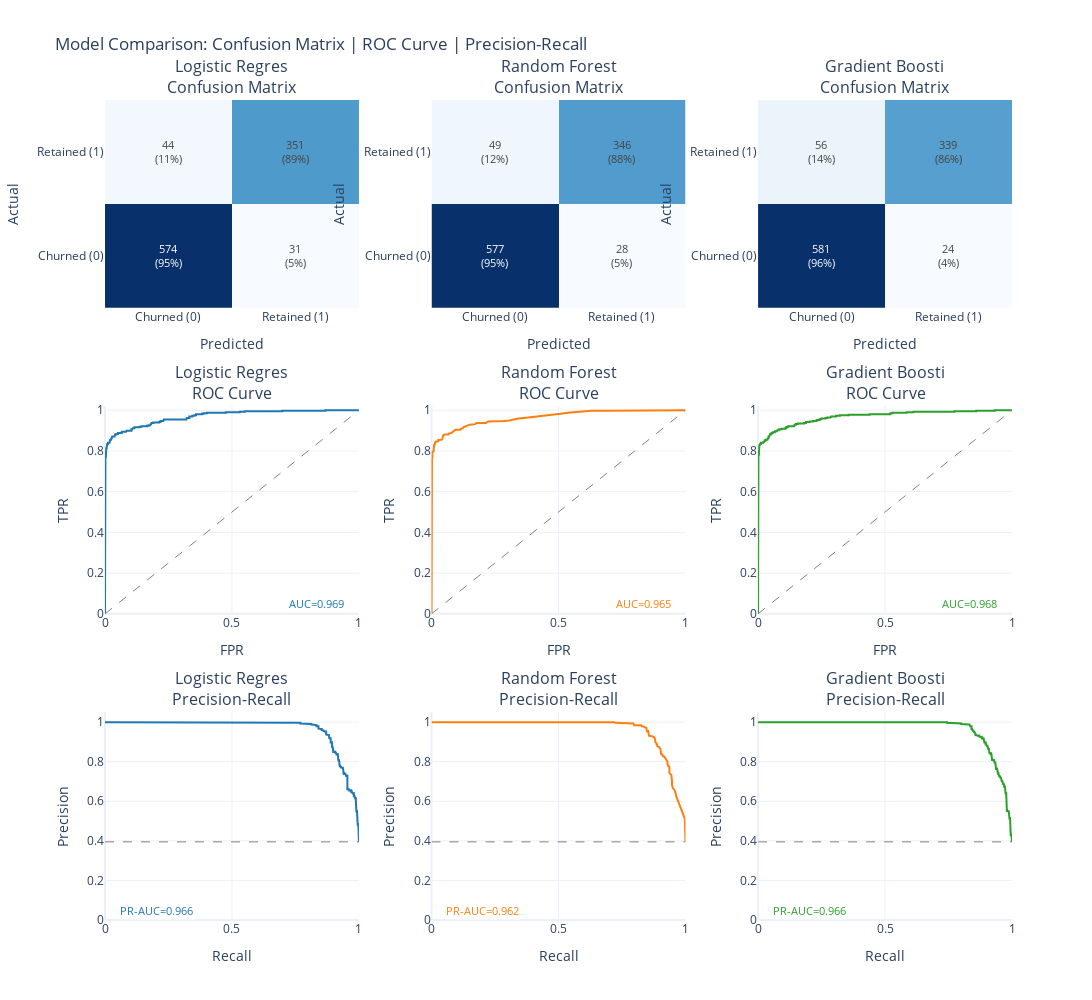

Notebook code cell kept with this figure:
### Markdown cell above
## 8.6 Model Comparison Grid

This visualization shows all models side-by-side with:
- **Row 1**: Confusion matrices (counts and percentages)
- **Row 2**: ROC curves with AUC scores
- **Row 3**: Precision-Recall curves with PR-AUC scores

**📖 How to Read:**
- **Confusion Matrix**: Diagonal = correct predictions. Off-diagonal = errors.
- **ROC Curve**: Higher curve = better. AUC > 0.8 is good, > 0.9 is excellent.
- **PR Curve**: Higher curve = better at finding positives without false alarms.

### Code cell
# Create comprehensive model comparison grid
# Uses the framework's ChartBuilder.model_comparison_grid method

# Prepare model results in the expected format
grid_results = {
    name: {
        "y_pred": data["y_pred"],
        "y_pred_proba": data["y_pred_proba"]
    }
    for name, data in model_predictions.items()
}

# Create the visualization grid
fig = charts.model_comparison_grid(
    grid_results,
    y_test,
    class_labels=["Churned (0)", "Retained (1)"],
    title="Model Comparison: Confusion Matrix | ROC Curve | Precision-Recall"
)

display_figure(fig)

# Summary metrics table
print("\n" + "=" * 80)
print("METRICS SUMMARY")
print("=" * 80)
display_table(results_df[["Model", "Test AUC", "PR-AUC", "F1-Score", "Precision", "Recall"]])

### Figure 1 — Plotly figure (JSON) as saved in the notebook; plotly's stock layout.template omitted (floating-point values rounded to 4 significant figures; data arrays with more than 128 entries replaced by an {"elided": "..."} marker saying what was removed)
{"data": [{"colorscale": [[0, "rgb(247,251,255)"], [0.125, "rgb(222,235,247)"], [0.25, "rgb(198,219,239)"], [0.375, "rgb(158,202,225)"], [0.5, "rgb(107,174,214)"], [0.625, "rgb(66,146,198)"], [0.75, "rgb(33,113,181)"], [0.875, "rgb(8,81,156)"], [1, "rgb(8,48,107)"]], "hovertemplate": "Actual: %{y}<br>Predicted: %{x}<br>Count: %{z}<extra></extra>", "showscale": false, "text": [["574<br>(95%)", "31<br>(5%)"], ["44<br>(11%)", "351<br>(89%)"]], "textfont": {"size": 11}, "texttemplate": "%{text}", "type": "heatmap", "x": ["Churned (0)", "Retained (1)"], "xaxis": "x", "y": ["Churned (0)", "Retained (1)"], "yaxis": "y", "z": [[574, 31], [44, 351]]}, {"hovertemplate": "FPR: %{x:.2f}<br>TPR: %{y:.2f}<extra></extra>", "line": {"color": "#1f77b4", "width": 2}, "mode": "lines", "name": "AUC=0.969", "showlegend": false, "type": "scatter", "x": [0.0, 0.0, 0.0, 0.001653, 0.001653, 0.003306, 0.003306, 0.004959, 0.004959, 0.006612, 0.006612, 0.008264, 0.008264, 0.01157, 0.01157, 0.01818, 0.01818, 0.01983, 0.01983, 0.02314, 0.02314, 0.02479, 0.02479, 0.02645, 0.02645, 0.0281, 0.0281, 0.03802, 0.03802, 0.03967, 0.03967, 0.04463, 0.04463, 0.05124, 0.05124, 0.06612, 0.06612, 0.08264, 0.08264, 0.0843, 0.0843, 0.1041, 0.1041, 0.1074, 0.1074, 0.1091, 0.1091, 0.1157, 0.1157, 0.1355, 0.1355, 0.1438, 0.1438, 0.1653, 0.1653, 0.1719, 0.1719, 0.1785, 0.1785, 0.1802, 0.1802, 0.1818, 0.1818, 0.1835, 0.1835, 0.1901, 0.1901, 0.2132, 0.2132, 0.2182, 0.2182, 0.2298, 0.2298, 0.2314, 0.2314, 0.3207, 0.3207, 0.3223, 0.3223, 0.3322, 0.3322, 0.3438, 0.3438, 0.3521, 0.3521, 0.3587, 0.3587, 0.3818, 0.3818, 0.3884, 0.3884, 0.4017, 0.4017, 0.476, 0.476, 0.5306, 0.5306, 0.5504, 0.5504, 0.6975, 0.6975, 0.8678, 0.8678, 1.0], "xaxis": "x4", "y": [0.0, 0.002532, 0.7468, 0.7468, 0.7696, 0.7696, 0.8, 0.8, 0.8127, 0.8127, 0.8177, 0.8177, 0.8329, 0.8329, 0.8405, 0.8405, 0.843, 0.843, 0.8532, 0.8532, 0.8582, 0.8582, 0.8608, 0.8608, 0.8633, 0.8633, 0.8709, 0.8709, 0.8734, 0.8734, 0.881, 0.881, 0.8835, 0.8835, 0.8886, 0.8886, 0.8937, 0.8937, 0.8962, 0.8962, 0.8987, 0.8987, 0.9063, 0.9063, 0.9089, 0.9089, 0.9114, 0.9114, 0.9165, 0.9165, 0.919, 0.919, 0.9215, 0.9215, 0.9241, 0.9241, 0.9266, 0.9266, 0.9291, 0.9291, 0.9316, 0.9316, 0.9342, 0.9342, 0.9367, 0.9367, 0.9392, 0.9392, 0.9418, 0.9418, 0.9468, 0.9468, 0.9494, 0.9494, 0.9544, 0.9544, 0.9595, 0.9595, 0.962, 0.962, 0.9696, 0.9696, 0.9722, 0.9722, 0.9747, 0.9747, 0.9797, 0.9797, 0.9823, 0.9823, 0.9848, 0.9848, 0.9873, 0.9873, 0.9899, 0.9899, 0.9924, 0.9924, 0.9949, 0.9949, 0.9975, 0.9975, 1.0, 1.0], "yaxis": "y4"}, {"hoverinfo": "skip", "line": {"color": "gray", "dash": "dash", "width": 1}, "mode": "lines", "showlegend": false, "type": "scatter", "x": [0, 1], "xaxis": "x4", "y": [0, 1], "yaxis": "y4"}, {"hovertemplate": "Recall: %{x:.2f}<br>Precision: %{y:.2f}<extra></extra>", "line": {"color": "#1f77b4", "width": 2}, "mode": "lines", "name": "PR-AUC=0.966", "showlegend": false, "type": "scatter", "x": {"elided": "1001 float values"}, "xaxis": "x7", "y": {"elided": "1001 float values"}, "yaxis": "y7"}, {"hoverinfo": "skip", "line": {"color": "gray", "dash": "dash", "width": 1}, "mode": "lines", "showlegend": false, "type": "scatter", "x": [0, 1], "xaxis": "x7", "y": [0.395, 0.395], "yaxis": "y7"}, {"colorscale": [[0, "rgb(247,251,255)"], [0.125, "rgb(222,235,247)"], [0.25, "rgb(198,219,239)"], [0.375, "rgb(158,202,225)"], [0.5, "rgb(107,174,214)"], [0.625, "rgb(66,146,198)"], [0.75, "rgb(33,113,181)"], [0.875, "rgb(8,81,156)"], [1, "rgb(8,48,107)"]], "hovertemplate": "Actual: %{y}<br>Predicted: %{x}<br>Count: %{z}<extra></extra>", "showscale": false, "text": [["577<br>(95%)", "28<br>(5%)"], ["49<br>(12%)", "346<br>(88%)"]], "textfont": {"size": 11}, "texttemplate": "%{text}", "type": "heatmap", "x": ["Churned (0)", "Retained (1)"], "xaxis": "x2", "y": ["Churned (0)", "Retained (1)"], "yaxis": "y2", "z": [[577, 28], [49, 346]]}, {"hovertemplate": "FPR: %{x:.2f}<br>TPR: %{y:.2f}<extra></extra>", "line": {"color": "#ff7f0e", "width": 2}, "mode": "lines", "name": "AUC=0.965", "showlegend": false, "type": "scatter", "x": [0.0, 0.0, 0.0, 0.0, 0.0, 0.0, 0.0, 0.0, 0.0, 0.0, 0.0, 0.001653, 0.001653, 0.001653, 0.001653, 0.001653, 0.003306, 0.003306, 0.003306, 0.003306, 0.008264, 0.008264, 0.008264, 0.008264, 0.008264, 0.009917, 0.01157, 0.01157, 0.01322, 0.01322, 0.01653, 0.01983, 0.02149, 0.02479, 0.02645, 0.02645, 0.0281, 0.0314, 0.03306, 0.03471, 0.04132, 0.04298, 0.04298, 0.04463, 0.04628, 0.04793, 0.04959, 0.05289, 0.0562, 0.05785, 0.06446, 0.06612, 0.06942, 0.07273, 0.07438, 0.07934, 0.08099, 0.0843, 0.08926, 0.09091, 0.09256, 0.09421, 0.1025, 0.114, 0.1157, 0.124, 0.1256, 0.1339, 0.1405, 0.1504, 0.1653, 0.1719, 0.1769, 0.1835, 0.1967, 0.2132, 0.2231, 0.2331, 0.2413, 0.2612, 0.286, 0.3058, 0.3273, 0.3421, 0.3818, 0.4248, 0.4645, 0.5074, 0.5372, 0.5769, 0.6281, 0.6893, 0.7636, 0.8562, 1.0], "xaxis": "x5", "y": [0.0, 0.4658, 0.5392, 0.5823, 0.6228, 0.638, 0.6633, 0.6785, 0.6962, 0.7063, 0.719, 0.7241, 0.7342, 0.7418, 0.7544, 0.762, 0.7696, 0.7797, 0.7823, 0.7949, 0.7975, 0.8051, 0.8101, 0.8152, 0.8253, 0.8278, 0.8278, 0.8304, 0.8329, 0.838, 0.8456, 0.8456, 0.8481, 0.8481, 0.8481, 0.8532, 0.8532, 0.8532, 0.8557, 0.8557, 0.8557, 0.8608, 0.8633, 0.8709, 0.8759, 0.8759, 0.8785, 0.881, 0.881, 0.881, 0.881, 0.881, 0.8861, 0.8861, 0.8886, 0.8886, 0.8911, 0.8962, 0.8987, 0.9013, 0.9013, 0.9038, 0.9038, 0.9038, 0.9089, 0.9114, 0.9165, 0.919, 0.9241, 0.9291, 0.9291, 0.9316, 0.9367, 0.9367, 0.9367, 0.9367, 0.9443, 0.9443, 0.9468, 0.9468, 0.9468, 0.9494, 0.957, 0.9595, 0.9646, 0.9696, 0.9772, 0.9823, 0.9873, 0.9924, 0.9975, 0.9975, 0.9975, 1.0, 1.0], "yaxis": "y5"}, {"hoverinfo": "skip", "line": {"color": "gray", "dash": "dash", "width": 1}, "mode": "lines", "showlegend": false, "type": "scatter", "x": [0, 1], "xaxis": "x5", "y": [0, 1], "yaxis": "y5"}, {"hovertemplate": "Recall: %{x:.2f}<br>Precision: %{y:.2f}<extra></extra>", "line": {"color": "#ff7f0e", "width": 2}, "mode": "lines", "name": "PR-AUC=0.962", "showlegend": false, "type": "scatter", "x": [1.0, 1.0, 0.9975, 0.9975, 0.9975, 0.9924, 0.9873, 0.9823, 0.9772, 0.9696, 0.9646, 0.9595, 0.957, 0.9494, 0.9468, 0.9468, 0.9468, 0.9443, 0.9443, 0.9367, 0.9367, 0.9367, 0.9367, 0.9316, 0.9291, 0.9291, 0.9241, 0.919, 0.9165, 0.9114, 0.9089, 0.9038, 0.9038, 0.9038, 0.9013, 0.9013, 0.8987, 0.8962, 0.8911, 0.8886, 0.8886, 0.8861, 0.8861, 0.881, 0.881, 0.881, 0.881, 0.881, 0.8785, 0.8759, 0.8759, 0.8709, 0.8633, 0.8608, 0.8557, 0.8557, 0.8557, 0.8557, 0.8532, 0.8532, 0.8532, 0.8481, 0.8481, 0.8481, 0.8456, 0.8456, 0.838, 0.8329, 0.8304, 0.8278, 0.8278, 0.8253, 0.8152, 0.8101, 0.8076, 0.8051, 0.7975, 0.7949, 0.7823, 0.7797, 0.7696, 0.762, 0.7544, 0.7418, 0.7342, 0.7241, 0.719, 0.7063, 0.6962, 0.6785, 0.6633, 0.638, 0.6228, 0.5823, 0.5392, 0.4658, 0.0], "xaxis": "x8", "y": [0.395, 0.4326, 0.4603, 0.4858, 0.509, 0.529, 0.5455, 0.5583, 0.5787, 0.5984, 0.6225, 0.6468, 0.6562, 0.6696, 0.6837, 0.703, 0.7192, 0.7257, 0.7343, 0.7415, 0.7566, 0.7692, 0.7757, 0.7797, 0.7859, 0.8013, 0.8111, 0.8176, 0.8265, 0.8276, 0.8368, 0.838, 0.852, 0.8623, 0.8641, 0.8662, 0.868, 0.8741, 0.8778, 0.8797, 0.8864, 0.8883, 0.8929, 0.8969, 0.8992, 0.9086, 0.911, 0.9158, 0.9204, 0.9227, 0.9251, 0.9272, 0.9292, 0.929, 0.9311, 0.9363, 0.9415, 0.9441, 0.9466, 0.952, 0.9547, 0.9544, 0.9571, 0.9626, 0.9653, 0.9709, 0.9764, 0.9763, 0.9791, 0.979, 0.982, 0.9849, 0.9847, 0.9846, 0.9846, 0.9845, 0.9844, 0.9937, 0.9936, 0.9935, 0.9935, 0.9967, 0.9967, 0.9966, 0.9966, 0.9965, 1.0, 1.0, 1.0, 1.0, 1.0, 1.0, 1.0, 1.0, 1.0, 1.0, 1.0], "yaxis": "y8"}, {"hoverinfo": "skip", "line": {"color": "gray", "dash": "dash", "width": 1}, "mode": "lines", "showlegend": false, "type": "scatter", "x": [0, 1], "xaxis": "x8", "y": [0.395, 0.395], "yaxis": "y8"}, {"colorscale": [[0, "rgb(247,251,255)"], [0.125, "rgb(222,235,247)"], [0.25, "rgb(198,219,239)"], [0.375, "rgb(158,202,225)"], [0.5, "rgb(107,174,214)"], [0.625, "rgb(66,146,198)"], [0.75, "rgb(33,113,181)"], [0.875, "rgb(8,81,156)"], [1, "rgb(8,48,107)"]], "hovertemplate": "Actual: %{y}<br>Predicted: %{x}<br>Count: %{z}<extra></extra>", "showscale": false, "text": [["581<br>(96%)", "24<br>(4%)"], ["56<br>(14%)", "339<br>(86%)"]], "textfont": {"size": 11}, "texttemplate": "%{text}", "type": "heatmap", "x": ["Churned (0)", "Retained (1)"], "xaxis": "x3", "y": ["Churned (0)", "Retained (1)"], "yaxis": "y3", "z": [[581, 24], [56, 339]]}, {"hovertemplate": "FPR: %{x:.2f}<br>TPR: %{y:.2f}<extra></extra>", "line": {"color": "#2ca02c", "width": 2}, "mode": "lines", "name": "AUC=0.968", "showlegend": false, "type": "scatter", "x": {"elided": "149 float values"}, "xaxis": "x6", "y": {"elided": "149 float values"}, "yaxis": "y6"}, {"hoverinfo": "skip", "line": {"color": "gray", "dash": "dash", "width": 1}, "mode": "lines", "showlegend": false, "type": "scatter", "x": [0, 1], "xaxis": "x6", "y": [0, 1], "yaxis": "y6"}, {"hovertemplate": "Recall: %{x:.2f}<br>Precision: %{y:.2f}<extra></extra>", "line": {"color": "#2ca02c", "width": 2}, "mode": "lines", "name": "PR-AUC=0.966", "showlegend": false, "type": "scatter", "x": {"elided": "951 float values"}, "xaxis": "x9", "y": {"elided": "951 float values"}, "yaxis": "y9"}, {"hoverinfo": "skip", "line": {"color": "gray", "dash": "dash", "width": 1}, "mode": "lines", "showlegend": false, "type": "scatter", "x": [0, 1], "xaxis": "x9", "y": [0.395, 0.395], "yaxis": "y9"}], "layout": {"annotations": [{"font": {"size": 16}, "showarrow": false, "text": "Logistic Regres<br>Confusion Matrix", "x": 0.14, "xanchor": "center", "xref": "paper", "y": 1, "yanchor": "bottom", "yref": "paper"}, {"font": {"size": 16}, "showarrow": false, "text": "Random Forest<br>Confusion Matrix", "x": 0.5, "xanchor": "center", "xref": "paper", "y": 1, "yanchor": "bottom", "yref": "paper"}, {"font": {"size": 16}, "showarrow": false, "text": "Gradient Boosti<br>Confusion Matrix", "x": 0.86, "xanchor": "center", "xref": "paper", "y": 1, "yanchor": "bottom", "yref": "paper"}, {"font": {"size": 16}, "showarrow": false, "text": "Logistic Regres<br>ROC Curve", "x": 0.14, "xanchor": "center", "xref": "paper", "y": 0.6267, "yanchor": "bottom", "yref": "paper"}, {"font": {"size": 16}, "showarrow": false, "text": "Random Forest<br>ROC Curve", "x": 0.5, "xanchor": "center", "xref": "paper", "y": 0.6267, "yanchor": "bottom", "yref": "paper"}, {"font": {"size": 16}, "showarrow": false, "text": "Gradient Boosti<br>ROC Curve", "x": 0.86, "xanchor": "center", "xref": "paper", "y": 0.6267, "yanchor": "bottom", "yref": "paper"}, {"font": {"size": 16}, "showarrow": false, "text": "Logistic Regres<br>Precision-Recall", "x": 0.14, "xanchor": "center", "xref": "paper", "y": 0.2533, "yanchor": "bottom", "yref": "paper"}, {"font": {"size": 16}, "showarrow": false, "text": "Random Forest<br>Precision-Recall", "x": 0.5, "xanchor": "center", "xref": "paper", "y": 0.2533, "yanchor": "bottom", "yref": "paper"}, {"font": {"size": 16}, "showarrow": false, "text": "Gradient Boosti<br>Precision-Recall", "x": 0.86, "xanchor": "center", "xref": "paper", "y": 0.2533, "yanchor": "bottom", "yref": "paper"}, {"bgcolor": "rgba(255,255,255,0.8)", "font": {"color": "#1f77b4", "size": 11}, "showarrow": false, "text": "AUC=0.969", "x": 0.95, "xanchor": "right", "xref": "x4", "y": 0.05, "yref": "y4"}, {"bgcolor": "rgba(255,255,255,0.8)", "font": {"color": "#1f77b4", "size": 11}, "showarrow": false, "text": "PR-AUC=0.966", "x": 0.05, "xanchor": "left", "xref": "x7", "y": 0.05, "yref": "y7"}, {"bgcolor": "rgba(255,255,255,0.8)", "font": {"color": "#ff7f0e", "size": 11}, "showarrow": false, "text": "AUC=0.965", "x": 0.95, "xanchor": "right", "xref": "x5", "y": 0.05, "yref": "y5"}, {"bgcolor": "rgba(255,255,255,0.8)", "font": {"color": "#ff7f0e", "size": 11}, "showarrow": false, "text": "PR-AUC=0.962", "x": 0.05, "xanchor": "left", "xref": "x8", "y": 0.05, "yref": "y8"}, {"bgcolor": "rgba(255,255,255,0.8)", "font": {"color": "#2ca02c", "size": 11}, "showarrow": false, "text": "AUC=0.968", "x": 0.95, "xanchor": "right", "xref": "x6", "y": 0.05, "yref": "y6"}, {"bgcolor": "rgba(255,255,255,0.8)", "font": {"color": "#2ca02c", "size": 11}, "showarrow": false, "text": "PR-AUC=0.966", "x": 0.05, "xanchor": "left", "xref": "x9", "y": 0.05, "yref": "y9"}], "height": 1000, "showlegend": false, "title": {"text": "Model Comparison: Confusion Matrix | ROC Curve | Precision-Recall"}, "width": 1100, "xaxis": {"anchor": "y", "domain": [0, 0.28], "title": {"text": "Predicted"}}, "xaxis2": {"anchor": "y2", "domain": [0.36, 0.64], "title": {"text": "Predicted"}}, "xaxis3": {"anchor": "y3", "domain": [0.72, 1], "title": {"text": "Predicted"}}, "xaxis4": {"anchor": "y4", "domain": [0, 0.28], "range": [0, 1], "title": {"text": "FPR"}}, "xaxis5": {"anchor": "y5", "domain": [0.36, 0.64], "range": [0, 1], "title": {"text": "FPR"}}, "xaxis6": {"anchor": "y6", "domain": [0.72, 1], "range": [0, 1], "title": {"text": "FPR"}}, "xaxis7": {"anchor": "y7", "domain": [0, 0.28], "range": [0, 1], "title": {"text": "Recall"}}, "xaxis8": {"anchor": "y8", "domain": [0.36, 0.64], "range": [0, 1], "title": {"text": "Recall"}}, "xaxis9": {"anchor": "y9", "domain": [0.72, 1], "range": [0, 1], "title": {"text": "Recall"}}, "yaxis": {"anchor": "x", "domain": [0.7467, 1], "title": {"text": "Actual"}}, "yaxis2": {"anchor": "x2", "domain": [0.7467, 1], "title": {"text": "Actual"}}, "yaxis3": {"anchor": "x3", "domain": [0.7467, 1], "title": {"text": "Actual"}}, "yaxis4": {"anchor": "x4", "domain": [0.3733, 0.6267], "range": [0, 1.02], "title": {"text": "TPR"}}, "yaxis5": {"anchor": "x5", "domain": [0.3733, 0.6267], "range": [0, 1.02], "title": {"text": "TPR"}}, "yaxis6": {"anchor": "x6", "domain": [0.3733, 0.6267], "range": [0, 1.02], "title": {"text": "TPR"}}, "yaxis7": {"anchor": "x7", "domain": [0, 0.2533], "range": [0, 1.05], "title": {"text": "Precision"}}, "yaxis8": {"anchor": "x8", "domain": [0, 0.2533], "range": [0, 1.05], "title": {"text": "Precision"}}, "yaxis9": {"anchor": "x9", "domain": [0, 0.2533], "range": [0, 1.05], "title": {"text": "Precision"}}}}
